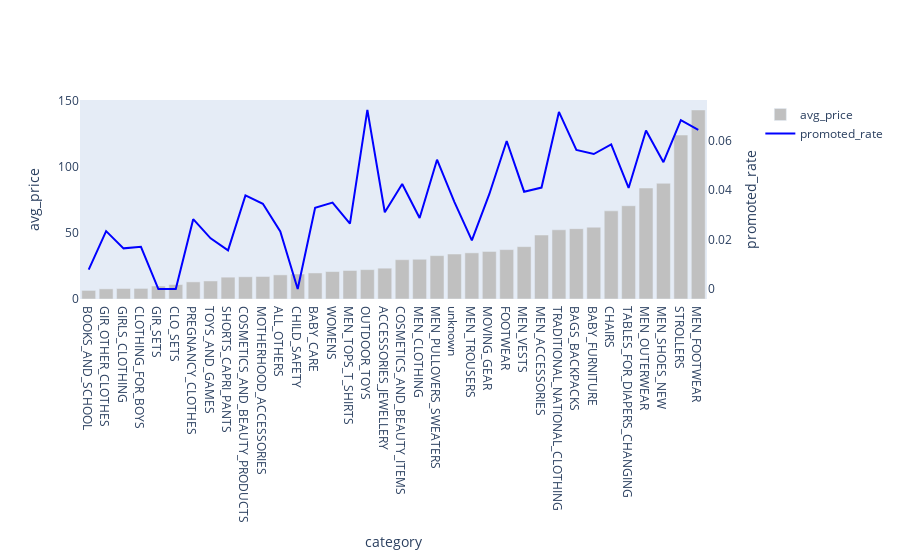

This figure's notebook cell:
### Code cell
helper.plot_combo_box(df=enhance(df.groupby("category").sum().reset_index()),
                      x_axis="category",
                      y1="avg_price",
                      y2="promoted_rate",
                      sort_by="avg_price");

### Figure 1 — Plotly figure (JSON) as saved in the notebook; plotly's stock layout.template omitted (floating-point values rounded to 4 significant figures)
{"data": [{"marker": {"color": "silver"}, "name": "avg_price", "orientation": "v", "type": "bar", "x": ["BOOKS_AND_SCHOOL", "GIR_OTHER_CLOTHES", "GIRLS_CLOTHING", "CLOTHING_FOR_BOYS", "GIR_SETS", "CLO_SETS", "PREGNANCY_CLOTHES", "TOYS_AND_GAMES", "SHORTS_CAPRI_PANTS", "COSMETICS_AND_BEAUTY_PRODUCTS", "MOTHERHOOD_ACCESSORIES", "ALL_OTHERS", "CHILD_SAFETY", "BABY_CARE", "WOMENS", "MEN_TOPS_T_SHIRTS", "OUTDOOR_TOYS", "ACCESSORIES_JEWELLERY", "COSMETICS_AND_BEAUTY_ITEMS", "MEN_CLOTHING", "MEN_PULLOVERS_SWEATERS", "unknown", "MEN_TROUSERS", "MOVING_GEAR", "FOOTWEAR", "MEN_VESTS", "MEN_ACCESSORIES", "TRADITIONAL_NATIONAL_CLOTHING", "BAGS_BACKPACKS", "BABY_FURNITURE", "CHAIRS", "TABLES_FOR_DIAPERS_CHANGING", "MEN_OUTERWEAR", "MEN_SHOES_NEW", "STROLLERS", "MEN_FOOTWEAR"], "xaxis": "x", "y": [6.512, 7.701, 7.969, 8.024, 9.852, 10.96, 12.98, 13.67, 16.54, 16.85, 17.05, 18.27, 18.93, 19.73, 20.81, 21.59, 22.25, 23.34, 29.77, 30.09, 32.84, 34.07, 34.95, 36.0, 37.41, 39.64, 48.46, 52.4, 53.25, 54.38, 66.74, 70.63, 84.03, 87.62, 124.1, 143.1], "yaxis": "y"}, {"line": {"color": "blue"}, "name": "promoted_rate", "type": "scatter", "x": ["BOOKS_AND_SCHOOL", "GIR_OTHER_CLOTHES", "GIRLS_CLOTHING", "CLOTHING_FOR_BOYS", "GIR_SETS", "CLO_SETS", "PREGNANCY_CLOTHES", "TOYS_AND_GAMES", "SHORTS_CAPRI_PANTS", "COSMETICS_AND_BEAUTY_PRODUCTS", "MOTHERHOOD_ACCESSORIES", "ALL_OTHERS", "CHILD_SAFETY", "BABY_CARE", "WOMENS", "MEN_TOPS_T_SHIRTS", "OUTDOOR_TOYS", "ACCESSORIES_JEWELLERY", "COSMETICS_AND_BEAUTY_ITEMS", "MEN_CLOTHING", "MEN_PULLOVERS_SWEATERS", "unknown", "MEN_TROUSERS", "MOVING_GEAR", "FOOTWEAR", "MEN_VESTS", "MEN_ACCESSORIES", "TRADITIONAL_NATIONAL_CLOTHING", "BAGS_BACKPACKS", "BABY_FURNITURE", "CHAIRS", "TABLES_FOR_DIAPERS_CHANGING", "MEN_OUTERWEAR", "MEN_SHOES_NEW", "STROLLERS", "MEN_FOOTWEAR"], "xaxis": "x", "y": [0.007832, 0.02341, 0.01645, 0.01707, 0, 0, 0.02826, 0.02051, 0.01562, 0.03787, 0.03447, 0.02331, 0, 0.03282, 0.03495, 0.02642, 0.0724, 0.03106, 0.04244, 0.02871, 0.05228, 0.03517, 0.01969, 0.03834, 0.05983, 0.03935, 0.04102, 0.0716, 0.05621, 0.05459, 0.05846, 0.04086, 0.06409, 0.05127, 0.06825, 0.0643], "yaxis": "y2"}], "layout": {"xaxis": {"anchor": "y", "domain": [0, 0.94], "title": {"text": "category"}}, "yaxis": {"anchor": "x", "domain": [0, 1], "showgrid": false, "title": {"text": "avg_price"}, "zeroline": false}, "yaxis2": {"anchor": "x", "overlaying": "y", "showgrid": false, "side": "right", "title": {"text": "promoted_rate"}, "zeroline": false}}}
